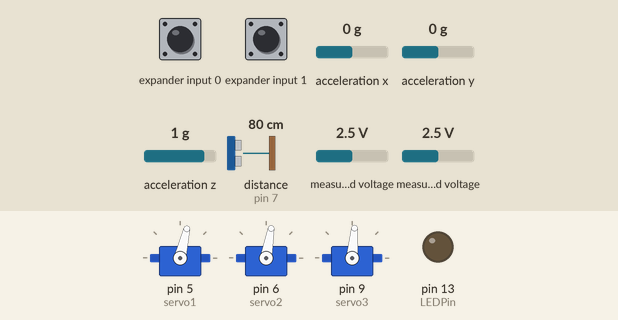
Simulated run of this sketch. Board: Arduino Uno, built with avr-gcc and run on an emulated ATmega328P. Parts: 3 × servo, output pins drawn as LEDs (lit = HIGH). Wiring (inferred from the names in the program): Wii Nunchuk at I2C address 0x52. The test bench sets the inputs (shaded band); at power-on: acceleration z 1 g, measured voltage 2.5 V, expander input 1 HIGH, acceleration x 0 g, expander input 0 HIGH, acceleration y 0 g, distance to the obstacle (sensor on pin 7) 80 cm. The echo pulse lasts 58.3 µs per cm; pins used as bus, display or sensor lines are not drawn; what the sketch prints to the serial monitor is not drawn.

Above: at 1.2 s.
1.3 s: acceleration z set to -0.1 g
At 2.4 s:
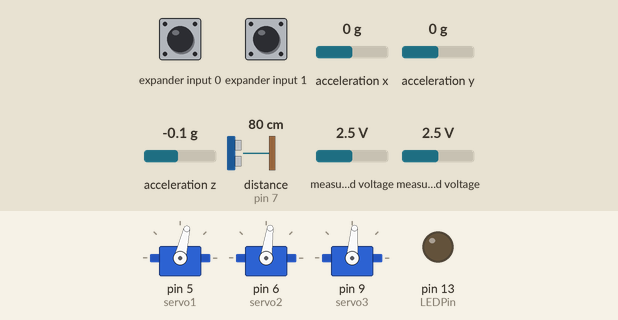
4.3 s: acceleration z set to -0.4 g
At 5.3 s:
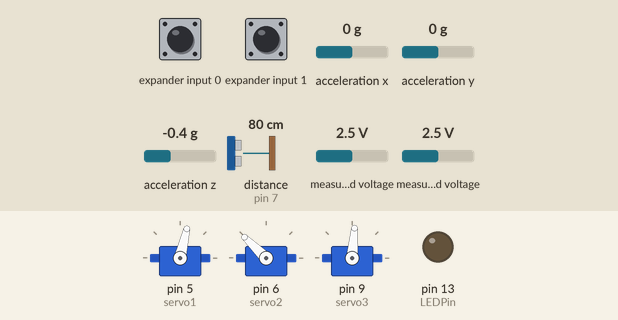
5.8 s: measured voltage (sensor 200) set to 0.1 V
At 6.4 s:
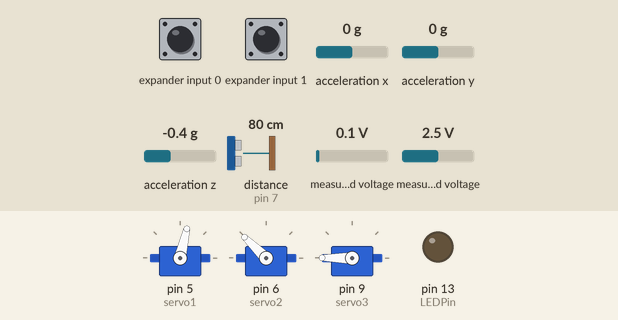
7.3 s: measured voltage (sensor 201) set to 0.1 V
At 7.6 s:
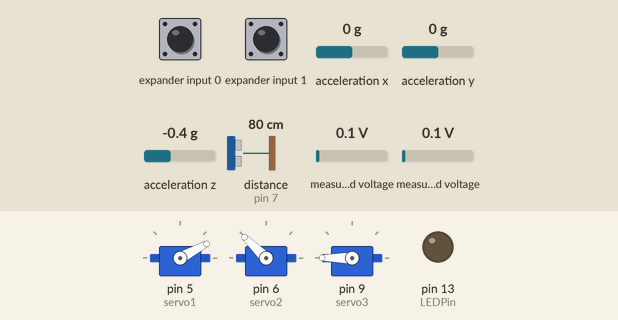
8.8 s: expander input 1 pulled LOW for 0.15 s
At 11.6 s:
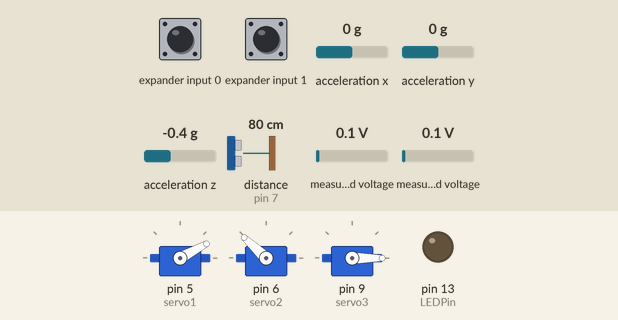
11.9 s: acceleration x set to -1.4 g
Timing chart, 0 to 15.9 s (numbered marks = the images above; inputs shaded):
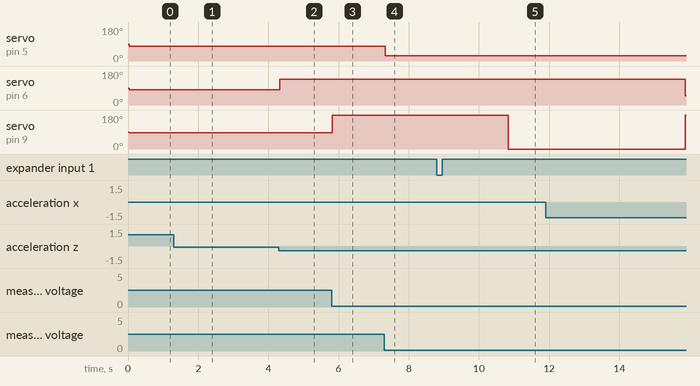

The sketch:

meme1.0.5.ino
```cpp
/* Wii Nunchuk + Servos + Ultrasonic Sensor = MeMe (:O) ver.-1.0.5
* by Scrawny @ http://bricolabs.cc
*
* Show by Serial Monitor the status of:
* - Joy X | Joy Y | Roll | Pitch | Accel X | Accel Y | Accel Z | Buttons - Uncomment if necessary
* - Measure in cm using HC-SR04 Ultrasonic Sensor
*
* Config Serial @ 57600 baud
*
* First steep you need define default idle Zero (90 degrees) in Joy_X and Joy_Y
* in WiiChuck.h file (DEFAULT_ZERO_JOY_X & DEFAULT_ZERO_JOY_Y)
* to get a default value nearest 90 degrees in Joy and servo
*
* Nunchuk attachment:
* GND --> Arduino GND
* VCC --> Arduino 3,3V
* SDA (Data) --> Arduino Analog In A4
* SCL (Clock) --> Arduino Analog In A5
*
* HC-SR04 Ping attachment:
* VCC --> Arduino 5V
* GND --> Arduino GND
* Echo --> Arduino Digital 7
* Trig --> Arduino Digital 8
*
* Servo1 signal --> Arduino Digital 5
* Servo2 signal --> Arduino Digital 6
* Servo3 signal --> Arduino Digital 9
*
* Nunchuk Servo code adapted from original code by TheMultiIng http://youtu.be/I_N2WGTjWk8
*
* HC-SR04 Ultrasonic Sensor code by ScottC http://arduinobasics.blogspot.com/
**/

#include <math.h>
#include <Wire.h>
#include <WiiChuck.h>
#include <Servo.h>

// #define MAXANGLE 180
// #define MINANGLE 0
#define echoPin 7 // HC-SR04 Echo Pin
#define trigPin 8 // HC-SR04 Trigger Pin
#define LEDPin 13 // Onboard LED

Servo servo1;
Servo servo2;
Servo servo3;
int limitS1, limitS2, limitS3;
int maximumRange = 200; // Maximum range needed
int minimumRange = 0; // Minimum range needed
long duration, distance; // Duration used to calculate distance

WiiChuck chuck = WiiChuck();

void setup() {

  Serial.begin(57600);
  servo1.attach(5);
  servo2.attach(6);
  servo3.attach(9);
  chuck.begin();
  chuck.update();

  pinMode(trigPin, OUTPUT);
  pinMode(echoPin, INPUT);
  pinMode(LEDPin, OUTPUT); // Use LED indicator (if required)
}

void loop() {
/** Servo Movement **/
  delay(15);
  chuck.update();
  /* Show Nunchuk status/position by serial */

    Serial.print("Joystick X: ");
    Serial.print(chuck.readJoyX());
    Serial.print(" | ");
    Serial.print("Joystick Y: ");
    Serial.print(chuck.readJoyY());
    Serial.print(" | ");
    Serial.print("Rotacion eje logitudinal: ");
    Serial.print(chuck.readRoll());
    Serial.print(" | ");
    Serial.print("Rotacion eje transversal: ");
    Serial.print(chuck.readPitch());
    Serial.print(" | ");
    Serial.print("Acelerometro X: ");
    Serial.print((int)chuck.readAccelX());
    Serial.print(" | ");
    Serial.print("Acelerometro Y: ");
    Serial.print((int)chuck.readAccelY());
    Serial.print(" | ");
    Serial.print("Acelerometro Z: ");
    Serial.print((int)chuck.readAccelZ());
    Serial.print(" | ");
    Serial.print("Boton: ");
    if (chuck.buttonC) {
     Serial.print("C");
    } else  {
     Serial.print(" - ");
    }
    Serial.print(", ");
    if (chuck.buttonZ) {
     Serial.print("Z");
    } else  {
     Serial.print(" - ");
    }
    Serial.println();


    //servo1.write((int)chuck.readJoyY()); //full movement, 0 to 180 degrees
    /* Limit movement servo JoyY */
    limitS1 = chuck.readJoyY();
    limitS1 = map(limitS1, 0, 179, 40, 112); // 45 to 115 degrees
    servo1.write(limitS1);
    /* End Limit movement servo JoyY */

    //servo1.write((int)chuck.readRoll()); //full movement, 0 to 180 degrees
    /* Limit movement servo Roll */
    limitS2 = chuck.readRoll();
    limitS2 = map(limitS2, 0, 179, 80, 140); // -20 to 40 degrees
    servo2.write(limitS2);
    /* End Limit movement servo Roll */


    //servo3.write((int)chuck.readJoyX()); //full movement, 0 to 180 degrees
    /* Limit movement servo JoyX */
    limitS3 = chuck.readJoyX();
    limitS3 = map(limitS3, 0, 179, 179, 0); // full movement, but 180 to 0 degrees
    servo3.write(limitS3);
    /* End Limit movement servo JoyX */


/** Measure Meter **/
  if (chuck.buttonC == HIGH){
    delay(2000);      // time (in ms) that servos are stopped before measure
   // servo1.write((int)chuck.readJoyX());   // stops JoyX position value for full movement
    servo1.write(limitS1);   // stops JoyX position for limit movement

    servo3.write((int)chuck.readJoyY());   // stops JoyY position value for full movement

    digitalWrite(trigPin, LOW);
    delayMicroseconds(2);

    digitalWrite(trigPin, HIGH);
    delayMicroseconds(10);

    digitalWrite(trigPin, LOW);
    duration = pulseIn(echoPin, HIGH);

    //Calculate the distance (in cm) based on the speed of sound.
    distance = duration/58.2;

    if (distance >= maximumRange || distance <= minimumRange){
    /* Send a negative number to computer and Turn LED ON to indicate "out of range" */
      Serial.println("-1");
      digitalWrite(LEDPin, HIGH);
      }
      else {
      /* Send the distance to the computer using Serial protocol, and turn LED OFF to indicate successful reading */
        Serial.print(distance);
        Serial.println(" cm");
        digitalWrite(LEDPin, LOW);
        delay(5000);    // delay to show the measure before start the loop again
        }
    }
}
```

Measured:
- the behaviour switches between -0.2 and -0.3 g on acceleration z (found by bisection; images 1 and 2)
- after the input at 1.3 s, servo on pin 6 (servo2): 80° → 82° at once
- after the input at 4.3 s, servo on pin 6 (servo2): 82° → 136° at once
- after the input at 5.8 s, servo on pin 9 (servo3): 85° → 180° at once
- after the input at 7.3 s, servo on pin 5 (servo1): 77° → 28° at once
- after the input at 8.8 s, servo on pin 6 (servo2): 136° → 137° at once; servo on pin 9 (servo3): 180° → 0° after 2.0 s
- after the input at 11.9 s, servo on pin 6 (servo2): 137° → 49° after 4.0 s
